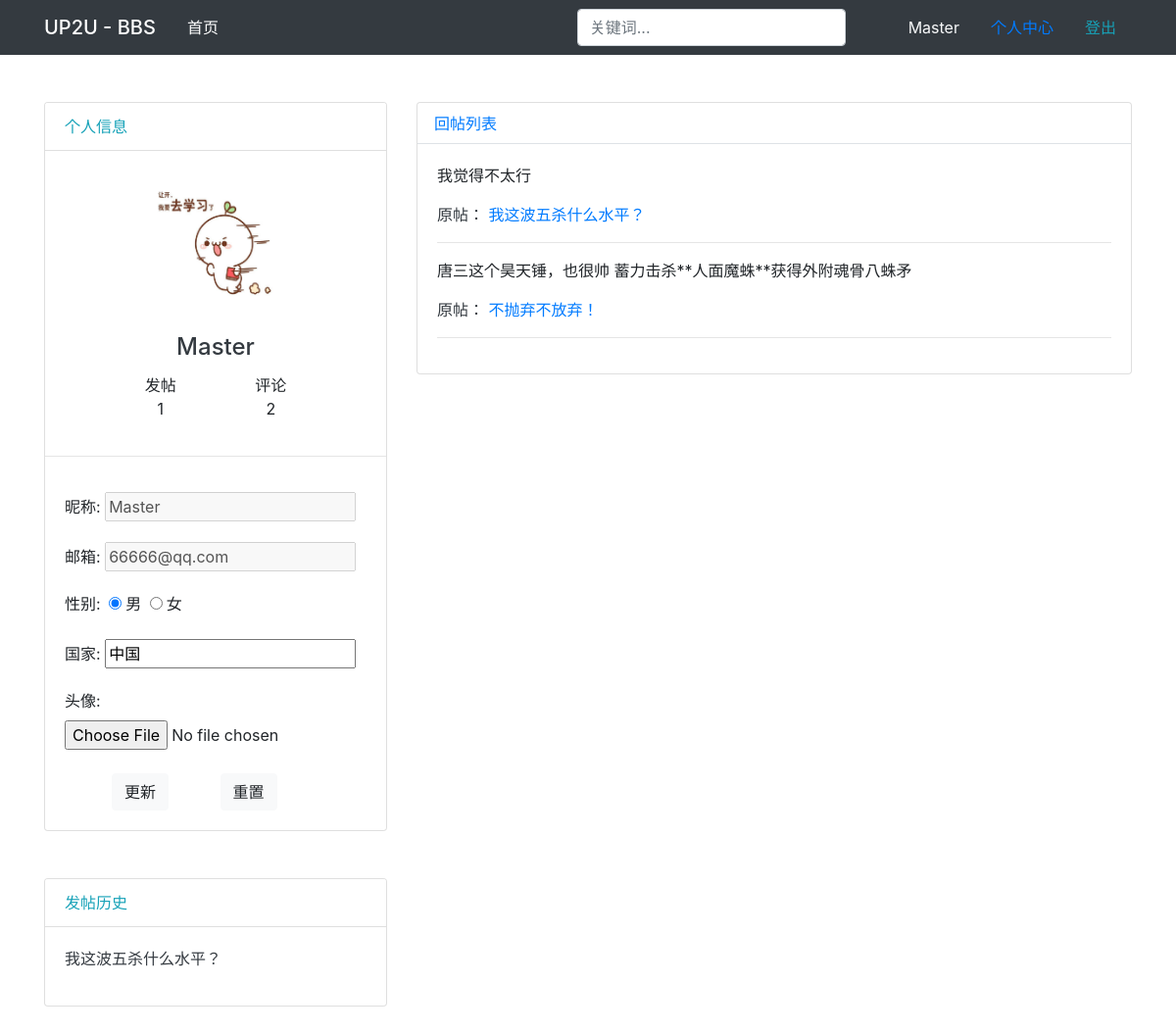
/accounts/personal/ (signed in), run on the app's committed database.
### accounts/models.py (models this page shows)
class UserUpdate(models.Model):
    user = models.OneToOneField(User, on_delete=models.CASCADE)
    sex = models.CharField(max_length=2,choices=((1,'男'),(2,'女')),default=1)
    country = models.CharField(max_length=20,default='中国')
    picture = models.FileField(blank=True,null=True,upload_to=upload_to)

### bbscopy/models.py (models this page shows, shortened)
class Question(models.Model):
    class Meta:
        verbose_name = '主题'
        verbose_name_plural = '主题'
    question_title = models.CharField(max_length=40,verbose_name='标题')
    question_text = models.TextField(max_length=1000,default="",verbose_name='内容')
    user = models.ForeignKey(User,on_delete=models.CASCADE,default=1,verbose_name='作者')
    pub_date = models.DateTimeField(auto_now_add=True,verbose_name='时间')
    picture = models.FileField(blank=True,null=True)

class Choice(models.Model):
    class Meta:
        verbose_name = '评论'
        verbose_name_plural = '评论'
    choice_text = models.CharField(max_length=200,verbose_name='评论')
    user = models.ForeignKey(User,on_delete=models.CASCADE,default=1,verbose_name='作者')
    question = models.ForeignKey(Question, on_delete=models.CASCADE,verbose_name='主题')
    picture = models.FileField(blank=True,null=True)

### accounts/views.py (the view, shortened to what this page needs)
# urls.py: path('personal/',views.personal,name='personal'),
@login_required
def personal(request):
    now_user_q_list = Question.objects.filter(user_id = request.user.id)
    now_user_c_list = Choice.objects.filter(user_id = request.user.id)
    c_to_d_dict = {}
    for c in now_user_c_list:
        c_to_d_dict[c.id] = Question.objects.get(id=c.question_id).question_title
    now_user_d_object = get_object_or_404(UserUpdate, user_id=request.user.id)
    context = {
        'now_user':{'user':request.user,'is_login':request.user.is_authenticated},
        'now_user_q':now_user_q_list,
        'now_user_c':now_user_c_list,
        'now_user_d':now_user_d_object,
        'c_to_d_dict':c_to_d_dict,
    }
    return render(request,'accounts/personal.html',context)

### accounts/templates/accounts/personal.html (shortened to what this page needs)
{% extends 'bbscopy/base.html' %}
{% load static %}
{% block content %}
<div class="container mt-5 mb-5">
    <div class="row">
        <div class="col-lg-4 col-xlg-3 col-md-5">
            <div class="card">
                <div class="card-header bg-white">
                    <span class="text-info">个人信息</span>
                </div>
                <div class="card-body">
                    <div class="m-t-30 text-center">
                        {% if now_user_d.picture %}
                        <img src="{{ now_user_d.picture.url }}" class="img-circle" height="150" width="150">
                        {% else %}
                        <img src="{% static 'images/公用头像.jpg' %}" class="img-circle" height="150" width="150">
                        {% endif %}
                        <h4 class="card-title m-t-10 mt-3 text-dark">{{now_user.user}}</h4>
                        <div class="row text-center justify-content-md-center">
                            <div class="col-4 flex-column">
                                <div class="font-medium">发帖</div>
                                <div class="font-medium">{{now_user_q.count}}</div>
                            </div>
                            <div class="col-4 flex-column">
                                <div class="font-medium">评论</div>
                                <div class="font-medium">{{now_user_c.count}}</div>
                            </div>
                        </div>
                    </div>
                </div>
                <hr>
                <div class="card-body">
                    <form action="{% url 'accounts:personal' %}" method="post" enctype="multipart/form-data" novalidate>
                        <div class="form-group">
                            <label for="personal_name">昵称:</label>
                            <input type="text" name="ersonal_name" id="personal_name" value="{{now_user.user}}"
                                disabled>
                        </div>
                        <div class="form-group">
                            <label for="personal_email">邮箱:</label>
                            <input type="email" name="personal_email" id="personal_email"
                                value="{{now_user.user.email}}" disabled>
                        </div>
                        <div class="form-group">
                            <label for="personal_sex">性别:</label>
                            <input class="ml-1 mr-1" {% if now_user_d.sex == '1' %} checked {% endif %} type="radio"
                                name="personal_sex" id="personal_sex_b" value="1">男
                            <input class="ml-1 mr-1" {% if now_user_d.sex == '2' %} checked {% endif %} type="radio"
                                name="personal_sex" id="personal_sex_g" value="2">女
                        </div>
                        <div class="form-group">
                            <label for="personal_country">国家:</label>
                            <input type="text" name="personal_country" id="personal_country"
                                value="{{now_user_d.country}}">
                        </div>
                        <div class="form-group">
                            <label for="personal_picture">头像:</label>
                            <input type="file" name="personal_picture" id="personal_picture">
                        </div>
                        <input class="btn btn-light mt-2 ml-5" type="submit" value="更新">
                        <input class="btn btn-light mt-2 ml-5" type="reset" value="重置">
                    </form>
                </div>
            </div>
            <div class="card mt-5">
                <div class="card-header bg-white">
                    <span class="text-info">发帖历史</span>
                </div>
                <div class="card-body">
                    {% if now_user_q %}
                        {% for q in now_user_q %}
                        <p><a href="{% url 'bbscopy:detail' q.id%}" class="text-dark">{{q.question_title}}</a></p>
                        {% endfor %}
                    {% else %}
                        <p class="text-dark">此用户还未发过贴~</p>
                    {% endif %}
                </div>
            </div>
        </div>
        <div class="col-lg-8 col-xlg-9 col-md-7">
            <div class="card">
                <ul class="nav nav-tabs profile-tab" role="tablist">
                    <li class="nav-item"> <a class="nav-link" data-toggle="tab" href="#!" role="tab"
                            aria-expanded="true">回帖列表</a> </li>
                </ul>
                <div class="tab-content">
                    <div class="tab-pane active" id="home" role="tabpanel" aria-expanded="true">
                        <div class="card-body">
                            {% if now_user_c %}
                            <div class="profiletimeline">
                                {% for c in now_user_c %}
                                <div class="sl-item">
                                    <div class="sl-right">
                                        <div>
                                            <p class="m-t-10">{{c.choice_text}}</p>
                                        </div>
                                        <div class="like-comm m-t-20">
                                            <span class="text-dark">原帖：</span>
                                            {% for cc,dd in c_to_d_dict.items %}
                                            {% if c.id == cc %}
                                            <a href="{% url 'bbscopy:detail' c.question_id%}"
                                                class="link m-r-10">{{dd}}</a>
                                            {% endif %}
                                            {% endfor %}
                                        </div>
                                    </div>
                                </div>
                                <hr>
                                {% endfor %}
                            </div>
                            {% else %}
                            <p class="text-dark">此用户还未回过贴~</p>
                            {% endif %}
                        </div>
                    </div>
                </div>
            </div>
        </div>
    </div>
</div>
{% endblock %}

### bbscopy/templates/bbscopy/base.html (shortened to what this page needs)
{% load static %}
<!DOCTYPE html>
<html lang="en">
<head>
    <link rel="stylesheet" href="{% static 'cdn/bootstrap.min.css'%}">
    <link rel="stylesheet" href="{% static 'css/offcanvas.css'%}" >
</head>
<body>
<nav class="navbar fixed-top navbar-expand-lg navbar-dark bg-dark">
    <div class="container">
        <span class="text-white h5 mt-2 mr-2">UP2U - BBS</span>
      <div class="collapse navbar-collapse" id="navbarsExample07">
        <ul class="navbar-nav ml-3 mr-auto">
          <li class="nav-item active">
            <a class="nav-link" href="/bbscopy">首页<span class="sr-only">(current)</span></a>
          </li>
        </ul>
        <form class="form-inline my-2 my-md-0" method="GET" action="{% url 'bbscopy:index' %}">
          <input class="form-control" type="text" placeholder="关键词..." aria-label="Search"
          name="query" value="{{request.GET.query}}">
        </form>
            {% if now_user.is_login %}
            <a class="nav-link ml-5 text-light" href="#!">{{now_user.user}}</a>
            <a class="nav-link" href="{% url 'accounts:personal' %}">个人中心</a>
            <a class="nav-link text-info" href="{% url 'accounts:logout_user' %}">登出</a>
            {% else %}
            <a class="nav-link ml-5" href="{% url 'accounts:login_user' %}">登录</a>
            <a class="nav-link" href="{% url 'accounts:register_user' %}">注册</a>
            {% endif %}
      </div>
    </div>
</nav>
{% block content %}
{% endblock %}
</body>
</html>

### static/css/offcanvas.css (style rules this page uses)
html, body { overflow-x: hidden; }
body { padding-top: 56px; }

### data on the page
UserUpdate: picture (picture), sex "☑", personal_country "中国"
Question: question_title "我这波五杀什么水平？", c_to_d_dict "我这波五杀什么水平？"
Choice: choice_text "我觉得不太行"
Choice: choice_text "唐三这个昊天锤，也很帅 蓄力击杀**人面魔蛛**获得外附魂骨八蛛矛"
Question: c_to_d_dict "不抛弃不放弃！"

### other printed values
{{ now_user.user }} "Master"
{{ now_user_q.count }} "1"
{{ now_user_c.count }} "2"
